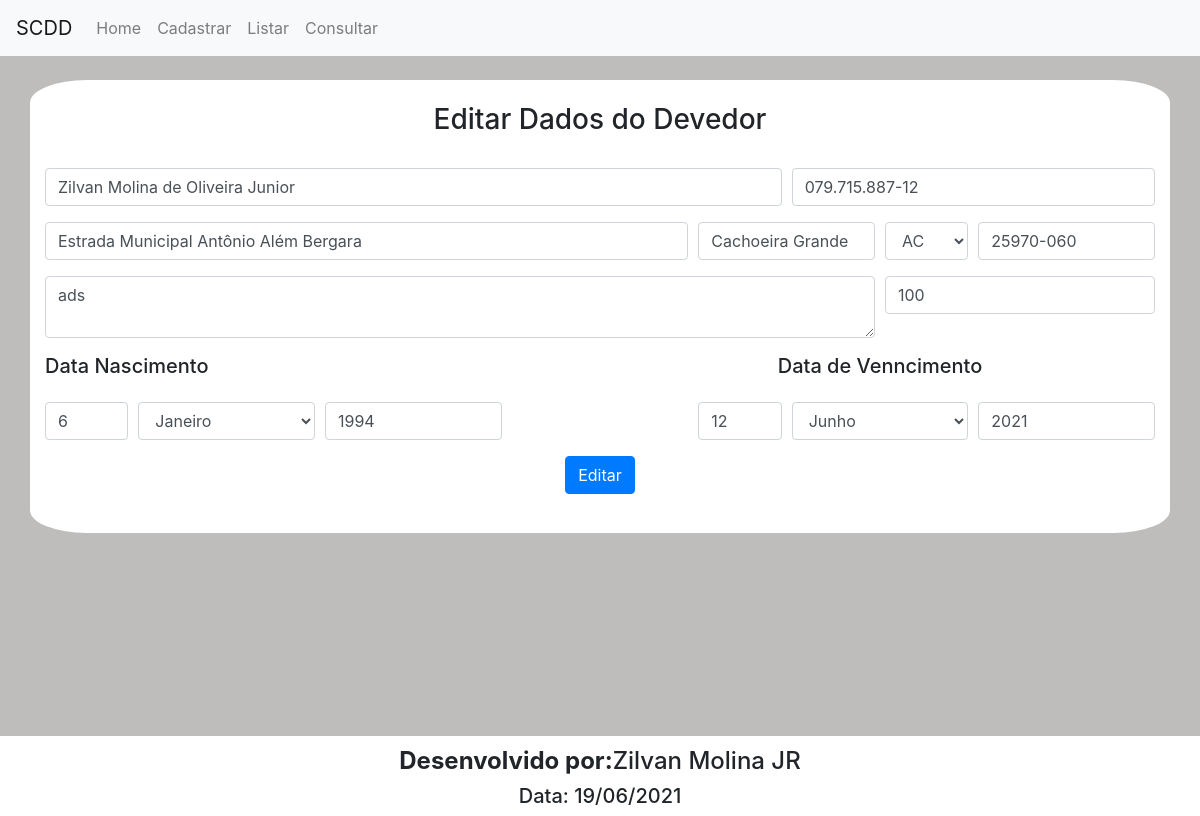
The page /editardevedor.php?id=5 on the database its author committed.
### tables this page shows
CREATE TABLE `devedor` (
  `id_devedor` int(11) NOT NULL,
  `nome` varchar(200) NOT NULL,
  `cpf` varchar(14) NOT NULL,
  `endereco` varchar(250) NOT NULL,
  `bairro` varchar(100) NOT NULL,
  `uf` varchar(2) NOT NULL,
  `cep` varchar(9) NOT NULL,
  `descricao` varchar(500) NOT NULL,
  `valor` float NOT NULL,
  `dian` int(11) NOT NULL,
  `mesn` varchar(10) NOT NULL,
  `anon` int(11) NOT NULL,
  `diav` int(11) NOT NULL,
  `mesv` varchar(10) NOT NULL,
  `anov` int(11) NOT NULL,
  `updated` timestamp NOT NULL DEFAULT current_timestamp()
);

### editardevedor.php (the view, shortened to what this page needs)
<!doctype html>
<html>
<head>
  <link rel="stylesheet" href="https://maxcdn.bootstrapcdn.com/bootstrap/4.5.2/css/bootstrap.min.css">
<link rel="stylesheet" type="text/css" href="css/style.css">
</head>
<body>
<header>
	<nav class="navbar navbar-expand-lg navbar-light bg-light">
  <a class="navbar-brand" href="index.php">SCDD</a>
  <div class="collapse navbar-collapse" id="navbarNav">
    <ul class="navbar-nav">
      <li class="nav-item">
        <a class="nav-link" href="index.php">Home</a>
      </li>
      <li class="nav-item">
        <a class="nav-link" href="cadastrar.php">Cadastrar</a>
      </li>
      <li class="nav-item">
        <a class="nav-link" href="listar.php">Listar</a>
      </li>
      <li class="nav-item">
        <a class="nav-link" href="consultar.php">Consultar</a>
      </li>
      </ul>
  </div>
</nav>
</header>
<section class="home">
<div class="container">
<br>
	<div class="row">
		<div class="col-md-12 boxf">
			<h3>Editar Dados do Devedor</h3>
			<br>
			<form method="post">
	<?php
		include "conexao.php";
		try{
        $pdo = new PDO($host,$login,$senha);
		$id_devedor= filter_input(INPUT_GET, 'id', FILTER_SANITIZE_STRING);
	    $sql ="SELECT * FROM devedor WHERE id_devedor=:id";
	    $stmt = $pdo->prepare($sql);
	$stmt->bindParam(':id', $id_devedor);
	    $stmt->execute();
	    $result = $stmt->fetchAll();
	    foreach($result as $value){ ?>
			<div class="form-row">
				<div class="form-group col-md-8">
					<input type="text" id="nome" name="nome" class="form-control" placeholder="Digite o Nome ou Razão Social:" value="<?php echo $value['nome']; ?>">
				</div>
				<div class="form-group col-md-4">
					<input type="text" id="cpf" name="cpf" class="form-control" placeholder="Digite o CPF ou CNPJ:" value="<?php echo $value['cpf']; ?>">
				</div>
			</div>
			<div class="form-row">
				<div class="form-group col-md-7">
					<input type="text" id="endereco" name="endereco" class="form-control" placeholder="Digite o Lagradouro com o numero" value="<?php echo $value['endereco']; ?>">
				</div>
				<div class="form-group col-md-2">
					<input type="text" id="bairro" class="form-control" name="bairro" placeholder="Bairro:" value="<?php echo $value['bairro']; ?>">
				</div>
				<div class="form-group col-md-1">
					    <select name="uf" id="uf" class="form-control">
	<option value="<?php echo $value['uf']; ?>"><?php echo $value['uf']; ?></option>
    </select>
				</div>
				<div class="form-group col-md-2">
					<input type="text" name="cep" id="cep" class="form-control" placeholder="CEP:" value="<?php echo $value['cep']; ?>">
				</div>
			</div>
			<div class="form-row">
				<div class="form-group col-md-9">
					<textarea name="descricao" id="descricao" class="form-control" placeholder="Descrição:"><?php echo $value['descricao']; ?></textarea>
				</div>
				<div class="form-group col-md-3">
					<input type="text" name="valor" id="valor" class="form-control" placeholder="Valor: R$" value="<?php echo $value['valor']; ?>"
				</div>
			</div>
				</div>
				<div class="form-row">
					<div class="form-group col-md-6" style="text-align: left"><h5>Data Nascimento</h5></div>
					<div class="form-group col-md-6"><h5>Data de Venncimento</h5></div>
				</div>
			<div class="form-row">
			<div class="form-group col-md-1">
				<input type="text" name="dian" id="dian" placeholder="Dia:" class="form-control" value="<?php echo $value['dian']; ?>">
				</div>
				<div class="form-group col-md-2">
				<select name="mesn" id="mesn" class="form-control">
				   <option value="<?php echo $value['mesn']; ?>"><?php echo $value['mesn']; ?></option>
				</select>
				</div>
				<div class="form-group col-md-2">
				<input type="text" name="anon" id="anon" placeholder="Ano:" class="form-control" value="<?php echo $value['anon']; ?>">
				</div>
				<div class="form-group col-md-2"></div>
				<div class="form-group col-md-1">
				<input type="text" name="diav" id="diav" placeholder="Dia:" class="form-control" value="<?php echo $value['diav']; ?>">
				</div>
				<div class="form-group col-md-2">
				<select name="mesv" id="mesv" class="form-control">
				 <option value="<?php echo $value['mesv']; ?>"><?php echo $value['mesv']; ?></option>
				</select>
				</div>
				<div class="form-group col-md-2">
				<input type="text" name="anov" id="anov" placeholder="Ano:" class="form-control" value="<?php echo $value['anov']; ?>">
				</div>
			</div>
			<div class="form-row">
				<div class="form-group col-md-12">
					<input type="submit" value="Editar" class="btn btn-primary">
				</div>
			</div>
			 <?php }
	    }catch(PDOException $ex){
	    echo 'Erro: '.$ex->getMessage();
        }
		?>
			</form>
		</div>
	</div>
	</div>
</section>
<footer>
	<section class="rodape">
		<div class="container">
			<div class="row">
				<div class="col-md-12">
					<h4 class="tt"><b>Desenvolvido por:</b>Zilvan Molina JR</h4>
					<h5>Data: 19/06/2021</h5>
				</div>
			</div>
		</div>
	</section>
</footer>
</body>
</html>

### css/style.css (style rules this page uses)
.boxf { text-align: center; background: white; padding-top: 2%; padding-bottom: 2%; border-radius: 5%; }
.home { height: 85vh; background: #BFBCBC; }
.rodape { height: 14%; text-align: center; }
.tt { margin-top: 1%; }

### rows shown on the page
devedor: nome "Zilvan Molina de Oliveira Junior", cpf "079.715.887-12", endereco "Estrada Municipal Antônio Além Bergara", bairro "Cachoeira Grande", uf "AC", cep "25970-060", descricao "ads", valor "100", dian "6", mesn "Janeiro", anon "1994", diav "12", mesv "Junho", anov "2021"
